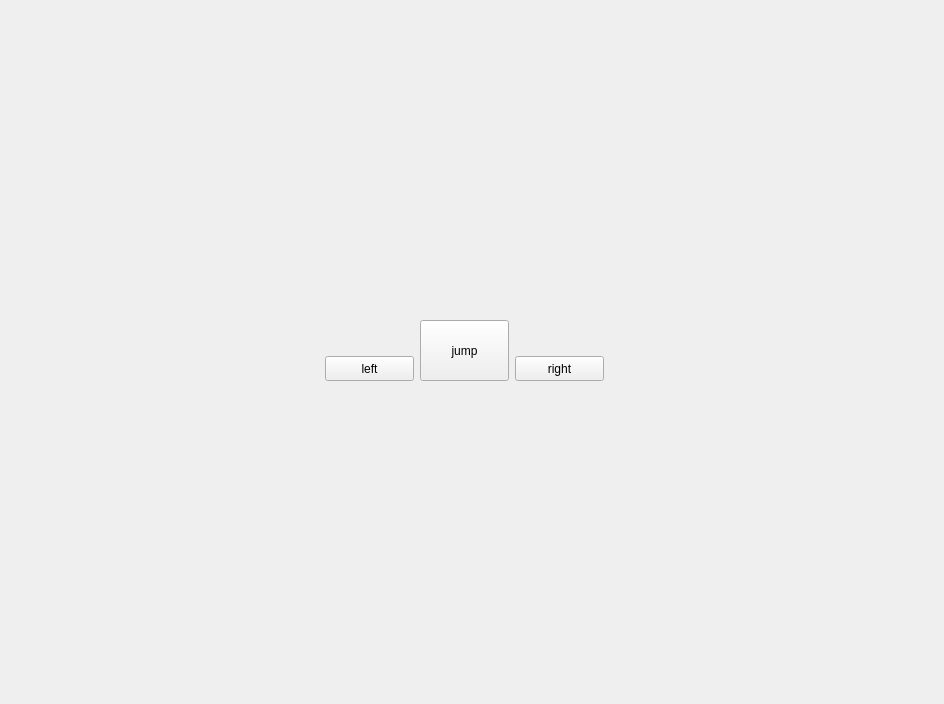
<?xml version="1.0" encoding="UTF-8"?>
<ui version="4.0">
 <class>MainWindowDesign</class>
 <widget class="QMainWindow" name="MainWindowDesign">
  <property name="geometry">
   <rect>
    <x>0</x>
    <y>0</y>
    <width>944</width>
    <height>704</height>
   </rect>
  </property>
  <property name="windowTitle">
   <string>QRosApp</string>
  </property>
  <property name="windowIcon">
   <iconset>
    <normaloff>:/images/icon.png</normaloff>:/images/icon.png</iconset>
  </property>
  <property name="locale">
   <locale language="English" country="Australia"/>
  </property>
  <widget class="QWidget" name="centralwidget">
   <widget class="QPushButton" name="left_button">
    <property name="geometry">
     <rect>
      <x>325</x>
      <y>356</y>
      <width>89</width>
      <height>25</height>
     </rect>
    </property>
    <property name="text">
     <string>left</string>
    </property>
   </widget>
   <widget class="QPushButton" name="right_button">
    <property name="geometry">
     <rect>
      <x>515</x>
      <y>356</y>
      <width>89</width>
      <height>25</height>
     </rect>
    </property>
    <property name="text">
     <string>right</string>
    </property>
   </widget>
   <widget class="QPushButton" name="jump_button">
    <property name="geometry">
     <rect>
      <x>420</x>
      <y>320</y>
      <width>89</width>
      <height>61</height>
     </rect>
    </property>
    <property name="text">
     <string>jump</string>
    </property>
   </widget>
  </widget>
  <action name="action_Quit">
   <property name="text">
    <string>&amp;Quit</string>
   </property>
   <property name="shortcut">
    <string>Ctrl+Q</string>
   </property>
   <property name="shortcutContext">
    <enum>Qt::ShortcutContext::ApplicationShortcut</enum>
   </property>
  </action>
  <action name="action_Preferences">
   <property name="text">
    <string>&amp;Preferences</string>
   </property>
  </action>
  <action name="actionAbout">
   <property name="text">
    <string>&amp;About</string>
   </property>
  </action>
  <action name="actionAbout_Qt">
   <property name="text">
    <string>About &amp;Qt</string>
   </property>
  </action>
 </widget>
 <resources/>
 <connections>
  <connection>
   <sender>action_Quit</sender>
   <signal>triggered()</signal>
   <receiver>MainWindowDesign</receiver>
   <slot>close()</slot>
   <hints>
    <hint type="sourcelabel">
     <x>-1</x>
     <y>-1</y>
    </hint>
    <hint type="destinationlabel">
     <x>399</x>
     <y>299</y>
    </hint>
   </hints>
  </connection>
 </connections>
</ui>
